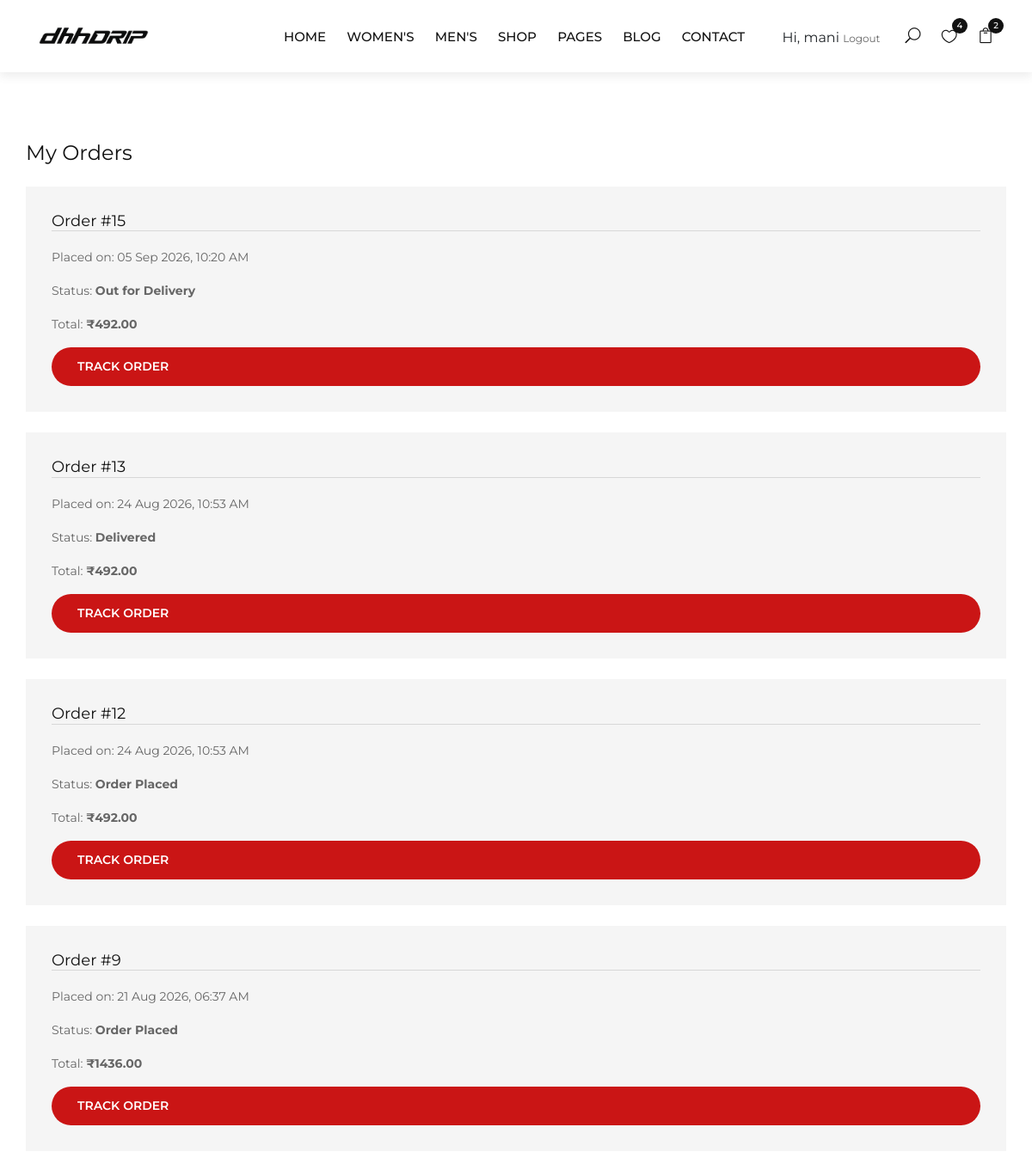
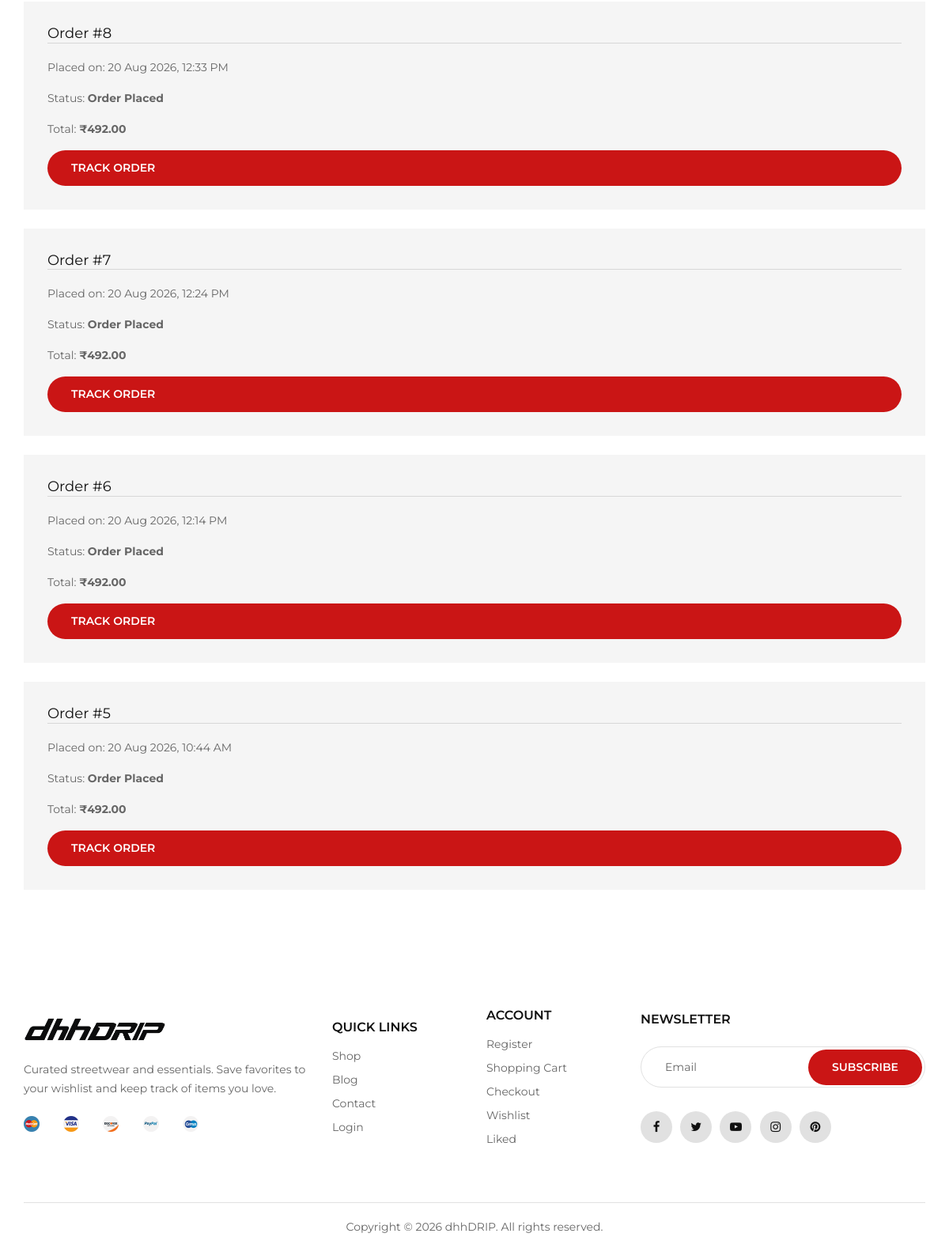
/my-orders/ (signed in), run on the app's committed database (2 pictures, top to bottom).
### myapp/models.py (models this page shows, shortened)
class Order(models.Model):
    STATUS_CHOICES = [
        ("Pending", "Order Placed"),
        ("Confirmed", "Confirmed"),
        ("Processing", "Processing"),
        ("Shipped", "Shipped"),
        ("Out for Delivery", "Out for Delivery"),
        ("Delivered", "Delivered"),
        ("Cancelled", "Cancelled"),
    ]
    user = models.ForeignKey(
        User,
        on_delete=models.CASCADE,
        related_name="orders",
        null=True,
        blank=True
    )
    first_name = models.CharField(max_length=100)
    last_name = models.CharField(max_length=100)
    country = models.CharField(max_length=100)
    address = models.CharField(max_length=255)
    apartment = models.CharField(
        max_length=255,
        blank=True
    )
    city = models.CharField(max_length=100)
    state = models.CharField(max_length=100)
    postcode = models.CharField(max_length=20)
    phone = models.CharField(max_length=20)
    email = models.EmailField()
    order_notes = models.TextField(
        blank=True
    )
    subtotal = models.DecimalField(
        max_digits=10,
        decimal_places=2
    )
    tax = models.DecimalField(
        max_digits=10,
        decimal_places=2
    )
    handling_fee = models.DecimalField(
        max_digits=10,
        decimal_places=2
    )
    total = models.DecimalField(
        max_digits=10,
        decimal_places=2
    )
    created_at = models.DateTimeField(
        auto_now_add=True
    )
    status = models.CharField(
        max_length=30,
        choices=STATUS_CHOICES,
        default="Pending"
    )
    confirmed_at = models.DateTimeField(
        null=True,
        blank=True
    )
    processing_at = models.DateTimeField(
        null=True,
        blank=True
    )
    shipped_at = models.DateTimeField(
        null=True,
        blank=True
    )
    out_for_delivery_at = models.DateTimeField(
        null=True,
        blank=True
    )
    delivered_at = models.DateTimeField(
        null=True,
        blank=True
    )
    cancelled_at = models.DateTimeField(
        null=True,
        blank=True
    )

### myapp/views.py (the view)
# urls.py: path('my-orders/', views.my_orders, name='my_orders'),
@login_required(login_url="login")
def my_orders(request):
    orders = Order.objects.filter(
        user=request.user
    ).order_by("-created_at")
    return render(
        request,
        "my-orders.html",
        {
            "orders": orders
        }
    )

### myapp/templates/my-orders.html (shortened to what this page needs)
{% extends 'base.html' %}
{% load static %}
{% block content %}
<section class="checkout spad">
    <div class="container">
        <div class="row">
            <div class="col-lg-12">
                <h4 class="mb-4">My Orders</h4>
                {% if orders %}
                    {% for order in orders %}
                        <div class="checkout__order mb-4">
                            <h5>
                                Order #{{ order.id }}
                            </h5>
                            <p>
                                Placed on:
                                {{ order.created_at|date:"d M Y, h:i A" }}
                            </p>
                            <p>
                                Status:
                                <strong>{{ order.get_status_display }}</strong>
                            </p>
                            <p>
                                Total:
                                <strong>₹{{ order.total }}</strong>
                            </p>
                            <a
                                href="{% url 'track_order' order.id %}"
                                class="site-btn"
                            >
                                Track Order
                            </a>
                        </div>
                    {% endfor %}
                {% endif %}
            </div>
        </div>
    </div>
</section>
{% endblock %}

### myapp/templates/includes/header.html (shortened to what this page needs)
{% load static %}
<header class="header">
  <div class="container-fluid">
    <div class="row">
      <div class="col-xl-3 col-lg-2">
        <div class="header__logo">
          <a href="{% url 'home' %}"
            ><img src="{% static 'img/logo.png' %}" alt="dhhDRIP"
          /></a>
        </div>
      </div>
      <div class="col-xl-6 col-lg-7">
        <nav class="header__menu">
          <ul>
            <li
              class="{% if request.resolver_match.url_name == 'home' %}active{% endif %}"
            >
              <a href="{% url 'home' %}">Home</a>
            </li>
            <li
              class="{% if request.resolver_match.url_name == 'women' %}active{% endif %}"
            >
              <a href="{% url 'women' %}">Women's</a>
            </li>
            <li
              class="{% if request.resolver_match.url_name == 'men' %}active{% endif %}"
            >
              <a href="{% url 'men' %}">Men's</a>
            </li>
            <li
              class="{% if request.resolver_match.url_name == 'shop' %}active{% endif %}"
            >
              <a href="{% url 'shop' %}">Shop</a>
            </li>
            <li>
              <a href="#">Pages</a>
            </li>
            <li
              class="{% if request.resolver_match.url_name == 'blog' %}active{% endif %}"
            >
              <a href="{% url 'blog' %}">Blog</a>
            </li>
            <li
              class="{% if request.resolver_match.url_name == 'contact' %}active{% endif %}"
            >
              <a href="{% url 'contact' %}">Contact</a>
            </li>
          </ul>
        </nav>
      </div>
      <div class="col-lg-3">
        <div class="header__right">
          <div class="header__right__auth">
            {% if user.is_authenticated %}
            <span>Hi, {{ user.first_name|default:user.username }}</span>
            <a href="{% url 'logout' %}">Logout</a>
            {% else %}
            <a href="{% url 'login' %}">Login</a>
            <a href="{% url 'register' %}">Register</a>
            {% endif %}
          </div>
          <ul class="header__right__widget">
            <li><span class="icon_search search-switch"></span></li>
            <li>
              <a href="{% url 'my_orders' %}"
                ><span class="icon_heart_alt"></span>
                <div class="tip">4</div>
              </a>
            </li>
            <li>
              <a href="{% url 'cart' %}"
                ><span class="icon_bag_alt"></span>
                <div class="tip">2</div>
              </a>
            </li>
          </ul>
        </div>
      </div>
    </div>
  </div>
</header>

### dhhDRIP/static/css/style.css (style rules this page uses)
html, body { height: 100%; font-family: "Montserrat", sans-serif; -webkit-font-smoothing: antialiased; }
h1, h2, h3, h4, h5, h6 { margin: 0; color: #111111; font-weight: 400; font-family: "Montserrat", sans-serif; }
h4 { font-size: 24px; }
h5 { font-size: 18px; }
p { font-size: 14px; font-family: "Montserrat", sans-serif; color: #666666; font-weight: 400; line-height: 24px; margin: 0 0 15px 0; }
img { max-width: 50%; }
ul, ol { padding: 0; margin: 0; }
.spad { padding-top: 100px; padding-bottom: 100px; }
.site-btn { font-size: 14px; color: #ffffff; background: #ca1515; font-weight: 600; border: none; text-transform: uppercase; display: inline-block; padding: 12px 30px; border-radius: 50px; }
.header { background: #ffffff; -webkit-box-shadow: 0px 5px 10px rgba(91, 91, 91, 0.1); box-shadow: 0px 5px 10px rgba(91, 91, 91, 0.1); }
.header__logo { padding: 26px 0; }
.header__logo a { display: inline-block; }
.header__menu { padding: 30px 0 27px; }
.header__menu ul li { list-style: none; display: inline-block; margin-right: 40px; position: relative; }
.header__menu ul li:last-child { margin-right: 0; }
.header__menu ul li a { font-size: 15px; text-transform: uppercase; color: #111111; font-weight: 500; display: block; padding: 2px 0; position: relative; }
.header__menu ul li a:after { position: absolute; left: 0; bottom: 0; width: 100%; height: 2px; background: #ca1515; content: ""; -webkit-transition: all, 0.5s; -o-transition: all, 0.5s; transition: all, 0.5s; -webkit-transform: scale(0); -ms-transform: scale(0); transform: scale(0); }
.header__right { text-align: right; padding: 30px 0 27px; }
.header__right__auth { display: inline-block; margin-right: 25px; }
.header__right__auth a { font-size: 12px; color: #666666; position: relative; margin-right: 8px; }
.header__right__auth a:last-child { margin-right: 0; }
.header__right__auth a:last-child:after { display: none; }
.header__right__auth a:after { position: absolute; right: -8px; top: -2px; content: "/"; font-size: 13px; }
.header__right__widget { display: inline-block; }
.header__right__widget li { list-style: none; display: inline-block; font-size: 18px; color: #111111; margin-right: 20px; cursor: pointer; }
.header__right__widget li:last-child { margin-right: 0; }
.header__right__widget li a { font-size: 18px; color: #111111; position: relative; }
.header__right__widget li a .tip { position: absolute; right: -12px; top: -11px; height: 18px; width: 18px; background: #111111; font-size: 10px; font-weight: 500; color: #ffffff; line-height: 18px; text-align: center; border-radius: 50%; }
.checkout { padding-top: 80px; padding-bottom: 70px; }
.checkout__order { background: #f5f5f5; padding: 30px; }
.checkout__order h5 { border-bottom: 1px solid #d7d7d7; margin-bottom: 18px; }
.checkout__order .site-btn { width: 100%; }
@media only screen and (min-width: 1200px) and (max-width: 1599px) { .header__menu ul li { margin-right: 20px; } }
@media only screen and (min-width: 1200px) and (max-width: 1599px) { .header { padding: 0 30px; } }
@media only screen and (min-width: 1200px) { .container { max-width: 1170px; } }

### data on the page
Order: id "15", created_at "05 Sep 2026, 10:20 AM", status "Out for Delivery", total "492.00"
Order: id "13", created_at "24 Aug 2026, 10:53 AM", status "Delivered", total "492.00"
Order: id "12", created_at "24 Aug 2026, 10:53 AM", status "Order Placed", total "492.00"
Order: id "9", created_at "21 Aug 2026, 06:37 AM", status "Order Placed", total "1436.00"
Order: id "8", created_at "20 Aug 2026, 12:33 PM", status "Order Placed", total "492.00"
Order: id "7", created_at "20 Aug 2026, 12:24 PM", status "Order Placed", total "492.00"
Order: id "6", created_at "20 Aug 2026, 12:14 PM", status "Order Placed", total "492.00"
Order: id "5", created_at "20 Aug 2026, 10:44 AM", status "Order Placed", total "492.00"

### other printed values
{{ user.first_name|default:user.username }} "mani"
